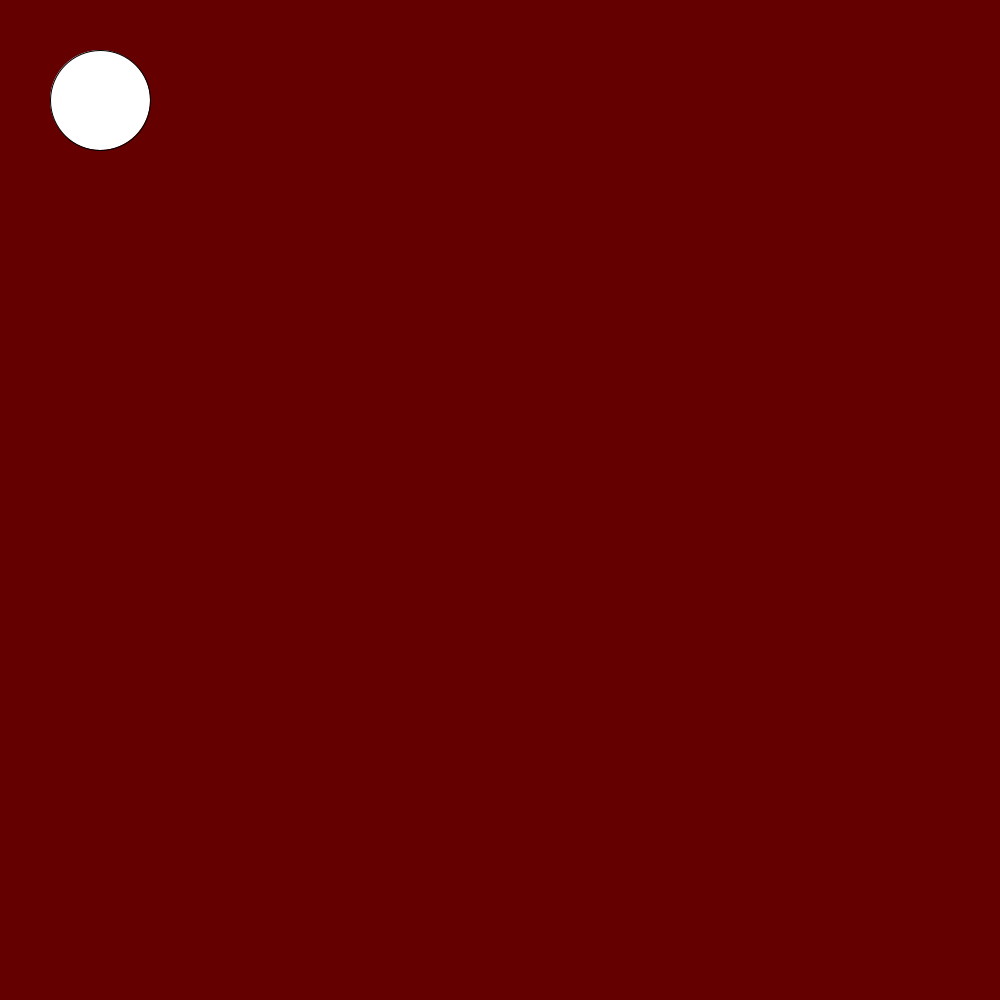
Frame 1 (no input)
Frame 60 (the mouse pressed at the canvas centre just before this capture): identical to frame 1, image omitted
Frame 120 (the mouse held since frame 60 and released just before this capture): identical to frame 1, image omitted

The Processing sketch that drew this single still picture (run headless with seeded random() and noise(); from frame 60 on, the mouse is pressed at the canvas centre):

// Processing sketch: slippery_dot
// ── slippery_dot.pde
/*** When you are done, this program will draw an ellipse 
     that jumps to new location each time you click on it.
***/
 
 // 1. Create three integer variables to represent the x, y, and the size of the ellipse
      int x = 100;
      int y = 100;
      int z = 100;
    void setup() {
   
      // 2. Set the size of your sketch
   size(1000,1000);
    }
    void draw() {
    
      // 3. Set the background color of your sketch
      background(100,0,0);
      // 4. Draw an ellipse using the variables created at the top of the sketch for the location and size of your ellipse. 
      //    Make sure it fits in the window. Change the variables if it does not.
    ellipse(x,y,z,z);
    
    }
    
    /******** This method gets called automatically when you press the mouse ************/
    void mousePressed() {
      //5. Create an integer variable called distance
       int distance_from_mouse = getDistanceFromMouse(x,y);
      int distance = distance_from_mouse;
      //6. The getDistanceFromMouse() method below returns a number.
      //   Set the value of your distance variable to the value returned by the getDistance method
      //   You will need to pass the x and y location of your ellipse to this method.
        
      
      //7.  Use an if statement to check if your distance variable is < the radius of the ellipse
      //    If it is, make a new x AND y for the ellipse, for a new random location on the window
      //    Hint: Use code like this      x = (int) random(width);
      if (distance < 50) {
      x = (int) random(1000);
      y = (int) random(900);
      }
       
      
    }
    
    /********  This method gives you the number of pixels between the mouse and the x,y point ***********/
    int getDistanceFromMouse(int x, int y) {
      return (int)Math.sqrt(Math.pow((mouseX-x),2) + Math.pow((mouseY-y),2));
    }
